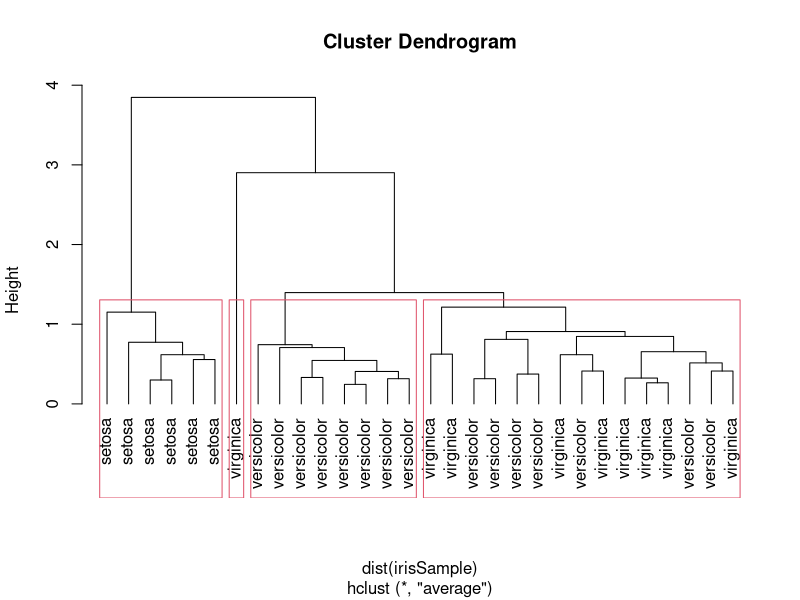

This chart was generated by the following R code:
#hierarchical clustering
?hclust

View(iris)

id1 <- sample(1:dim(iris)[1], 30) #taking 30 observations
View(id1)

irisSample <- iris[id1,]  #extracting those 30 points
View(irisSample)

irisSample$Species <- NULL
View(irisSample)

hc <- hclust(dist(irisSample), method="ave") #ave,single
#hc <- hclust(dist(irisSample), method="single") #ave,single
plot(hc, hang = -1, labels=iris$Species[id1])

# cut tree into 4 clusters
rect.hclust(hc, k=4)

groups <- cutree(hc, k=4) #store observation placement in cluster
groups
View(groups)